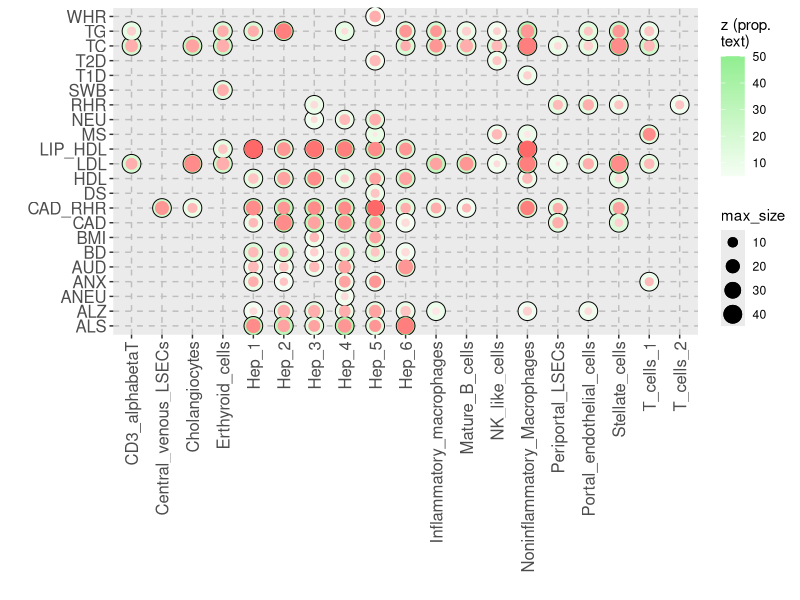

This figure's R source:
library("ggplot2")

col_1 = colorRampPalette(c("white", "red"))
col_red = c(rep("white", 16), col_1(23)) 

all_panels = read.table("results/R1_scGWASv4.all_panels.txt", header=T, as.is=T)

data2 = all_panels[all_panels[,2] == "Liver", ]

dat1 = data2[which(data2$adjust < 0),]
dat1[,4] = dat1[,5]

dat2 = data2[which(data2$adjust >= 0),]
dat2$NES = floor(dat2$adjust * 10 )/10
dat2_col = col_red[floor(dat2$NES*10)]

max_z = max(ceiling(data2$raw))
max_size = max(data2$size)

#######################################################################
  
g1 = ggplot(dat1,
       aes(x = cell, y = trait, fill = adjust, size=max_size ) ) +
       geom_point(shape = 21) + scale_x_discrete(drop=FALSE) + scale_y_discrete(drop=FALSE) + 
       scale_fill_gradient2(low="green4", high="lightgreen", limits=c(5, max_z) ) + 
       geom_point(data = dat2, mapping=aes(x=cell, y=trait, size=size * 0.8, fill= NES), colour=dat2_col ) + 
       theme(panel.grid.major = element_line(linetype = 2, color = "grey"), axis.text.x = element_text(angle = 90, hjust = 1, vjust=0.5, size=12), axis.text.y = element_text(size=12)  ) + 
       ylab("") + xlab("") + labs(fill='z (prop.\ntext)') 
       guides(size = guide_legend(title="# module\ngenes")   ) 

pdf("Figure7.Liver.pdf", width=5.9, height=6.9)
print(g1)
dev.off()

